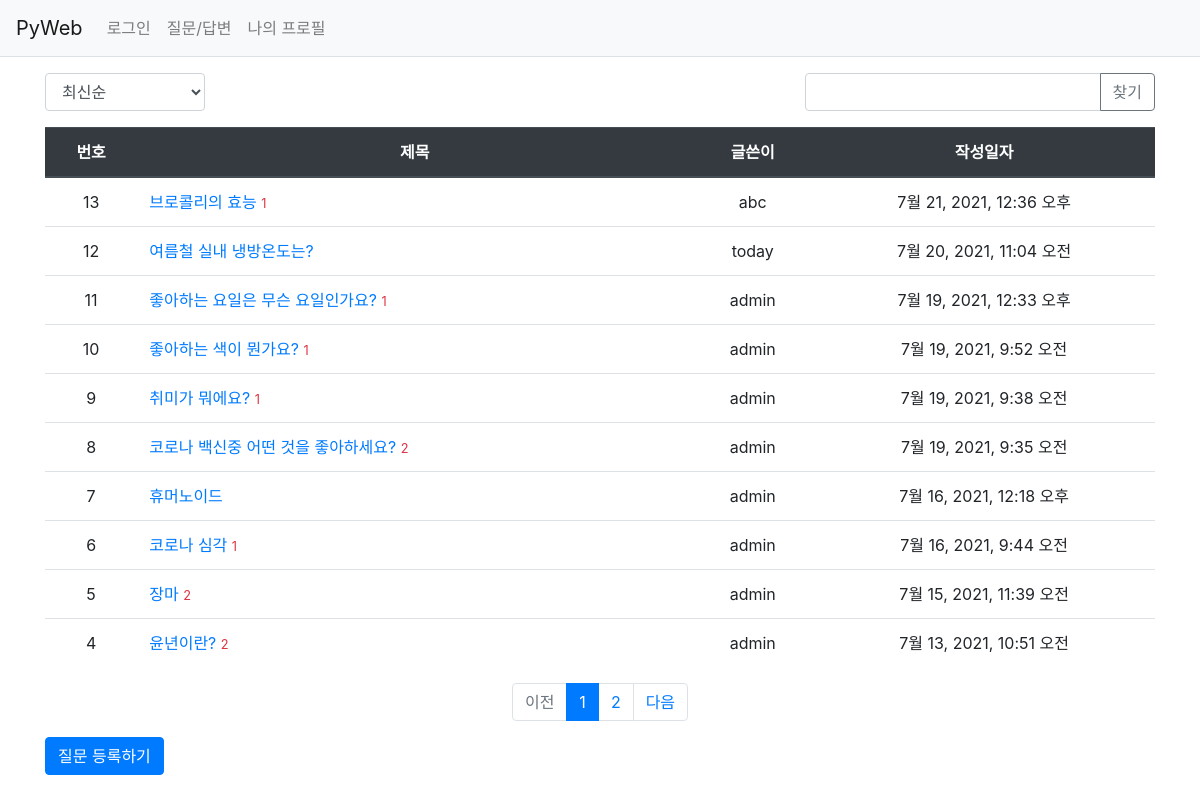
The page /pybo/board/ on the database as committed earlier.
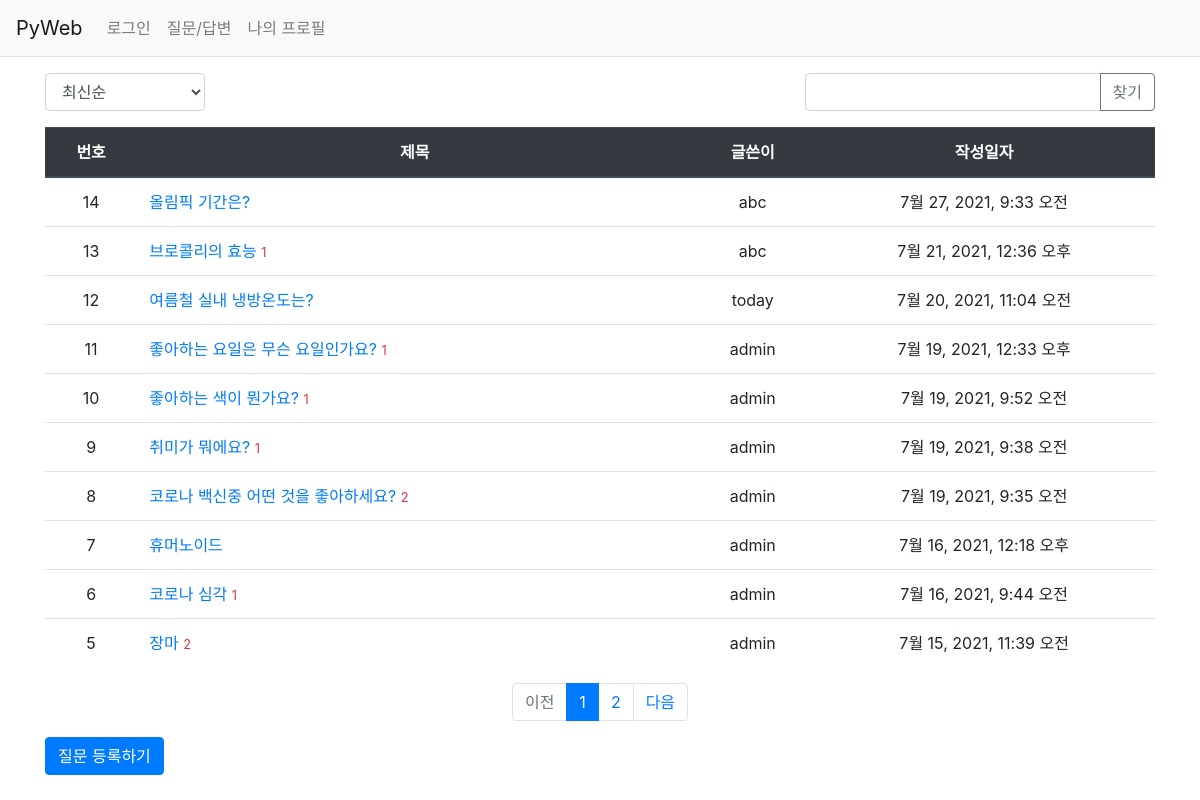
The same page on the database as committed later.
### pybo/models.py (models this page shows, shortened)
class Question(models.Model):
    author = models.ForeignKey(User, on_delete=models.CASCADE,
                               related_name='author_question')
    subject = models.CharField(max_length=200)
    content = models.TextField()
    create_date = models.DateTimeField()
    modify_date = models.DateTimeField(null=True, blank=True)
    voter = models.ManyToManyField(User, related_name='voter_question')

### pybo/views/base_views.py (the view, shortened to what this page needs)
# urls.py: path('board/', base_views.board, name='board'),
def board(request):
    page = request.GET.get('page', '1')
    kw = request.GET.get('kw', '')       # 검색어 전달
    so = request.GET.get('so', 'recent')   # 정렬 기본 기준
    if so == 'recommend':
        question_list = Question.objects.annotate(
            num_voter=Count('voter')).order_by('-num_voter', '-create_date')  #num_voter는 임시필드
    elif so == 'popular':
        question_list = Question.objects.annotate(
            num_answer=Count('answer')).order_by('-num_answer', '-create_date')  #num_answer는 임시필드
    else:
        question_list = Question.objects.order_by('-create_date')
    paginator = Paginator(question_list, 10)
    page_obj = paginator.get_page(page)
    context = {'question_list': page_obj, 'page': page, 'kw': kw, 'so': so}
    return render(request, 'pybo/question_list.html', context)

### pybo/templatetags/pybo_filter.py (called while the page is built)
@register.filter
def sub(value, arg):
    return value - arg

### templates/pybo/question_list.html (shortened to what this page needs)
{% extends 'base.html' %}
{% load pybo_filter %}
{% block content %}
<div class="container my-3">
    <div class="row justify-content-between my-3">
        <div class="col-2">
            <select class="form-control so">
                <option value="recent" {% if so == 'recent' %}selected{% endif %}>최신순</option>
            </select>
        </div>
        <div class="col-4 input-group">
            <input type="text" class="form-control kw" value="{{ kw|default_if_none:'' }}">
            <div class="input-group-append">
                <button class="btn btn-outline-secondary" type="button" id="btn_search">찾기</button>
            </div>
        </div>
    </div>
    <table class="table">
        <thead>
            <tr class="thead-dark text-center">
                <th>번호</th>
                <th style="width:50%">제목</th>
                <th>글쓴이</th>
                <th>작성일자</th>
            </tr>
        </thead>
        <tbody>
        {% if question_list %}
            {% for question in question_list %}
            <tr class="text-center">
                <td>{{ question_list.paginator.count|sub:question_list.start_index|sub:forloop.counter0|add:1 }}</td>
                <td class="text-left">
                    <a href="{% url 'pybo:detail' question.id %}">{{ question.subject }}
                        {% if question.answer_set.count %}
                        <span class="text-danger small my-2">
                            {{ question.answer_set.count }}</span>
                        {% endif %}
                    </a>
                </td>
                <td>{{ question.author.username }}</td>
                <td>{{ question.create_date }}</td>
            </tr>
            {% endfor %}
        {% else %}
            <tr>
                <td colspan="3">질문이 없습니다.</td>
            </tr>
        {% endif %}
        </tbody>
    </table>
    <ul class="pagination justify-content-center">
        {% if question_list.has_previous %}
        <li class="page-item">
            <a class="page-link"
               href="#" data-page="{{ question_list.previous_page_number }}">
                이전
            </a>
        </li>
        {% else %}
        <li class="page-item disabled">
            <a class="page-link" tabindex="-1" aria-disabled="true" href="#">
                이전
            </a>
        </li>
        {% endif %}
        {% for page_number in question_list.paginator.page_range %}
            {% if page_number == question_list.number %}
            <li class="page-item active" aria-current="page">
                <a class="page-link" href="#" data-page="{{ page_number }}">
                {{ page_number }}
                </a>
            </li>
            {% else %}
            <li class="page-item">
                <a class="page-link" href="#" data-page="{{ page_number }}">
                {{ page_number }}
                </a>
            </li>
            {% endif %}
        {% endfor %}
        {% if question_list.has_next %}
        <li class="page-item">
            <a class="page-link"
               href="#" data-page="{{ question_list.next_page_number }}">
                다음
            </a>
        </li>
        {% else %}
        <li class="page-item disabled">
            <a class="page-link" tabindex="-1" aria-disabled="true" href="#">
                다음
            </a>
        </li>
        {% endif %}
    </ul>
    <a href="{% url 'pybo:question_create' %}" class="btn btn-primary">질문 등록하기</a>
</div>
{% endblock %}

Rows that differ between the two databases and show on the page:
no longer on this page (row unchanged): Question: paginator.count|sub "4", subject "윤년이란?", answer_set.count "2", author.username "admin", create_date "7월 13, 2021, 10:51 오전"
added Question: paginator.count|sub "14", subject "올림픽 기간은?", author.username "abc", create_date "7월 27, 2021, 9:33 오전"
